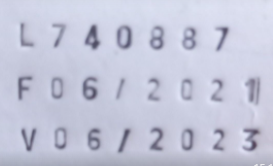
#> input picture assets/Images/data.jpg, 273 x 166 px
$ python text_detection.py
#> lines starting #> are read from the running program, lines starting #| are printed output that depends on the picture; after the words box and inside, x2 and y2 are one past the last pixel; in counts of white or black regions, pixels touching at a corner belong together
#> further down, img is the input picture: shape (166, 273, 3); mean B, G, R 217, 198, 195.6
import pytesseract
from pytesseract import Output
import cv2
import numpy as np
from PIL import ImageFont, Image,ImageDraw


fonte = 'Fontes/calibri.ttf'

pytesseract.pytesseract.tesseract_cmd = 'C:/Program Files/Tesseract-OCR/tesseract.exe'

def config_input(img, lang = 'por', dict = Output.DICT):
    return pytesseract.image_to_data(img, lang=lang, output_type=dict)


# [40 lines left out: functions bounding_box, write_text, predict_text, not called in this run]


def otsu_thresh(img):
    gray = cv2.cvtColor(img, cv2.COLOR_BGR2GRAY)
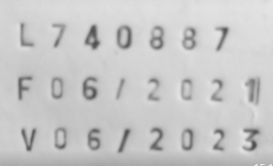
#> gray: shape (166, 273); min 76, max 234, mean 199.4
    val, otsu = cv2.threshold(gray, 0, 255, cv2.THRESH_BINARY | cv2.THRESH_OTSU)
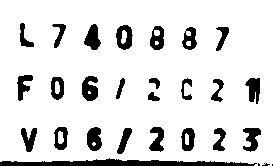
#> otsu: shape (166, 273); 87% white; 28 black regions (3 under 20 px), largest, box (x1, y1, x2, y2) and area: (0, 158, 257, 166) 1204, (82, 76, 98, 101) 302, (87, 127, 102, 151) 277
#> val = 179
    print(f'[INFO] thresh escolhido: {val}')
#| [INFO] thresh escolhido: 179.0
    cv2.imwrite('../assets/Images/Thresholds/otsu_thresh.jpg', otsu)
    return otsu


def adap_thresh(img):
    gray = cv2.cvtColor(img, cv2.COLOR_BGR2GRAY)
    adap = cv2.adaptiveThreshold(gray, 255, cv2.ADAPTIVE_THRESH_GAUSSIAN_C,cv2.THRESH_BINARY, 11, 9)
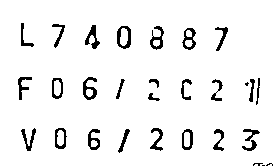
#> adap: shape (166, 273); 93.9% white; 30 black regions (4 under 20 px), largest, box (x1, y1, x2, y2) and area: (117, 26, 131, 49) 164, (83, 77, 97, 100) 160, (85, 25, 100, 49) 150
    cv2.imwrite('../assets/Images/Thresholds/adap_gauss_thresh.jpg', adap)
    return adap


def bin_thresh(img):
    gray = cv2.cvtColor(img, cv2.COLOR_BGR2GRAY)
    val, bin = cv2.threshold(gray, 94,255, cv2.THRESH_BINARY)
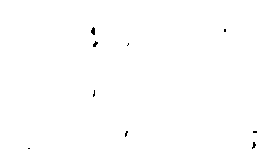
#> bin: shape (166, 273); 99.8% white; black in thin lines or dots, all inside (x1, y1, x2, y2) = (28, 27, 257, 149)
    cv2.imwrite('../assets/Images/Thresholds/bin_thresh.jpg', adap)
    return bin


# [28 lines left out: functions find_text, build_phrase, not called in this run]


def config_inputs(rgb,otsu, adap,bin):
    input = config_input(rgb)
    otsu_input = config_input(otsu)
    adap_input = config_input(adap)
    bin_input = config_input(bin)
    return input,otsu_input, adap_input,bin_input


if __name__ == '__main__':
    img = cv2.imread("../assets/Images/data.jpg") #INPUT
    frase = ''
    #=====_____CONFIG IMAGES____======= #
    rgb = cv2.cvtColor(img, cv2.COLOR_BGR2RGB)
    otsu = otsu_thresh(img)
    adap = adap_thresh(img)
    bin = bin_thresh(img)
    # /=====_____CONFIG IMAGES____======= #

    # =====_____CONFIG INPUTS____======= #
#> (the run stopped early here; a loop or call above may not have finished)
